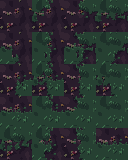
#> input picture assets/environment/ground/transitions/transition_meadow_forest_floor.png, 128 x 160 px; its folder holds 5 pictures in this run
$ python fauna.py
#> lines starting #> are read from the running program, lines starting #| are printed output that depends on the picture
### docs/art/nature_generator/nature.py
"""Gemeinsame Helfer für Flora und Fauna (Bitterbloom).

Wird von forest.py, garden.py und preview.py importiert, nicht direkt aufgerufen.

Prinzip: Jede Grafik wird auf einer Layer (Raster aus Farbschlüsseln) gemalt,
danach bekommt sie automatisch eine Aubergine-Kontur. Kronen und Büsche werden
aus Kugeln zusammengesetzt und von OBEN LINKS beleuchtet, dann auf wenige
Paletten-Töne quantisiert (harte Stufen, keine Verläufe). Wiegen im Wind
entsteht, indem Zeilen um ganze Pixel verschoben werden.
"""
import math
from pathlib import Path
from PIL import Image

ROOT = Path(__file__).resolve().parents[3]

# ---------------------------------------------------------------------------
# Farben. Alles steht in hexen_palette.gpl; die mit * sind am 08.10. neu dazu.
PAL = {
    "o": (43, 22, 51),      # Aubergine – Kontur
    "TS": (14, 10, 20),     # Tiefschwarz
    "NV": (26, 20, 46),     # Nachtviolett
    "NB": (20, 27, 58),     # Nachtblau
    "NBH": (52, 70, 120),   # Nachtblau hell
    # Laub (Eiche, Büsche, Holunder)
    "L0": (22, 34, 46),     # * Laub Schatten
    "L1": (29, 52, 54),     # * Laub dunkel
    "GD": (36, 74, 58),     # Giftgruen dunkel
    "L3": (48, 98, 74),     # * Laub mittel
    "G": (63, 125, 90),     # Giftgruen
    "GH": (98, 160, 110),   # Giftgruen hell
    # Weide (kühler, silbrig)
    "W1": (33, 57, 68),     # * Weide dunkel
    "W2": (58, 96, 98),     # * Weide mittel
    "W3": (104, 146, 136),  # * Weide hell
    "SM": (214, 232, 222),  # Silber-Mondlicht
    # Holz
    "E1": (32, 20, 30), "E2": (52, 34, 46), "E3": (78, 52, 64), "E4": (104, 72, 84),
    "LST": (150, 136, 160),  # Laken Schatten tief (Schnittfläche, Glanz)
    # Rinde je Baumart (* neu 08.10.): E1 bleibt als gemeinsamer dunkelster Ton
    "OK2": (52, 40, 44), "OK3": (76, 62, 62), "OK4": (102, 88, 82),        # Eiche: graubraun
    "WI2": (46, 50, 52), "WI3": (70, 76, 72), "WI4": (98, 104, 94),        # Weide: grünlich-grau
    "FI2": (60, 30, 34), "FI3": (88, 48, 44), "FI4": (116, 70, 58),        # Tanne: rotbraun
    "DE2": (62, 56, 70), "DE3": (92, 86, 100), "DE4": (130, 124, 136),     # toter Baum: ausgebleicht
    "EL2": (66, 56, 54), "EL3": (94, 84, 76), "EL4": (126, 116, 102),      # Holunder: hell, korkig
    "LS": (198, 184, 190),   # Laken Schatten
    "KN": (234, 223, 203),   # Knochen
    "WO": (124, 124, 104),   # Welk oliv (Bartflechte)
    # Stein
    "K1": (38, 30, 58), "K2": (56, 50, 96), "K3": (82, 78, 140), "KR2": (104, 96, 140),
    # Licht kalt
    "GEI": (120, 140, 185), "EIS": (206, 214, 244), "GK": (240, 244, 255),
    # Licht warm
    "GOLD": (217, 164, 65), "GOLDD": (156, 104, 52), "GOLDH": (244, 204, 120),
    "KL": (255, 181, 102), "LK": (255, 246, 220),
    # Magie
    "M": (194, 48, 122), "MH": (228, 88, 177), "MR": (255, 210, 236), "MG": (92, 30, 78),
    # Blüten
    "FL": (169, 155, 224), "IND": (46, 42, 107), "INDH": (74, 69, 150),
    "BOR": (110, 24, 48), "BORD": (77, 18, 48), "BORH": (150, 44, 72),
}
NEW_COLORS = {
    "Laub Schatten": "L0", "Laub dunkel": "L1", "Laub mittel": "L3",
    "Weide dunkel": "W1", "Weide mittel": "W2", "Weide hell": "W3",
    "Rinde Eiche 2-4": "OK2-4", "Rinde Weide 2-4": "WI2-4", "Rinde Tanne 2-4": "FI2-4",
    "Rinde tot 2-4": "DE2-4", "Rinde Holunder 2-4": "EL2-4",
}
BARK = {
    "oak": ["E1", "OK2", "OK3", "OK4"], "willow": ["E1", "WI2", "WI3", "WI4"],
    "fir": ["E1", "FI2", "FI3", "FI4"], "dead": ["E1", "DE2", "DE3", "DE4"],
    "elder": ["E1", "EL2", "EL3", "EL4"],
}

LIGHT = (-0.55, -0.75, 0.62)          # von oben links, leicht auf die Betrachterin zu
_ln = math.sqrt(sum(c * c for c in LIGHT))
LIGHT = tuple(c / _ln for c in LIGHT)


# ---------------------------------------------------------------------------
# [15 lines left out: functions _hash, noise, not called in this run]


class Layer:
    def __init__(self, w, h):
        self.w, self.h = w, h
        self.px = [[None] * w for _ in range(h)]

    def set(self, x, y, k):
        x, y = int(round(x)), int(round(y))
        if 0 <= x < self.w and 0 <= y < self.h:
            self.px[y][x] = k

    def get(self, x, y):
        if 0 <= x < self.w and 0 <= y < self.h:
            return self.px[y][x]
        return None

    # [22 lines left out: functions paste, copy, shift_rows, not called in this run]

    def outline(self, key="o"):
        add = []
        for y in range(self.h):
            for x in range(self.w):
                if self.px[y][x] is not None:
                    continue
                for dx, dy in ((1, 0), (-1, 0), (0, 1), (0, -1)):
                    k = self.get(x + dx, y + dy)
                    if k is not None and k != key:
                        add.append((x, y))
                        break
        for x, y in add:
            self.px[y][x] = key
        return self

    # [18 lines left out: function cleanup, not called in this run]

    def image(self):
        im = Image.new("RGBA", (self.w, self.h), (0, 0, 0, 0))
        for y in range(self.h):
            for x in range(self.w):
                k = self.px[y][x]
                if k is not None:
                    im.putpixel((x, y), PAL[k] + (255,))
        return im


# ---------------------------------------------------------------------------
# [33 lines left out: function blobs, not called in this run]


def _sphere_lum(nx, ny):
    nz = math.sqrt(max(0.0, 1 - nx * nx - ny * ny))
    return (nx * LIGHT[0] + ny * LIGHT[1] + nz * LIGHT[2] + 0.35) / 1.35


# [69 lines left out: functions foliage, limb, not called in this run]


def frames_to_sheet(frames):
    w, h = frames[0].size
    sheet = Image.new("RGBA", (w * len(frames), h), (0, 0, 0, 0))
    for i, f in enumerate(frames):
        sheet.alpha_composite(f, (i * w, 0))
    return sheet


def check(name, frames, foot=True):
    """Nur volle/leere Pixel, nur Palettenfarben, Fuß auf der untersten Zeile."""
#> called with name = 'moth', foot = False
    pal = set(PAL.values())
    ok = True
    cols = set()
    for i, f in enumerate(frames):
        for (n, c) in f.getcolors(1 << 16):
            if c[3] not in (0, 255):
                print(f"  ! {name} F{i}: halbtransparent")
                ok = False
            if c[3] == 255:
                cols.add(c[:3])
                if c[:3] not in pal:
                    print(f"  ! {name} F{i}: Fremdfarbe {c[:3]}")
                    ok = False
        if foot and f.getbbox() and f.getbbox()[3] != f.height:
            print(f"  ! {name} F{i}: steht nicht auf der untersten Zeile")
            ok = False
    w, h = frames[0].size
    print(f"  {name}: {w}x{h}, {len(frames)} Frame(s), {len(cols)} Farben {'ok' if ok else 'FEHLER'}")
    return ok


def glow_mask(frames, keys):
    """Nur die selbstleuchtenden Pixel (Farbschlüssel keys) – für eine zweite,
    unbeleuchtete Ebene in Godot (CanvasItemMaterial, light_mode = Unshaded)."""
    cols = {PAL[k] for k in keys}
    out = []
    for f in frames:
        g = Image.new("RGBA", f.size, (0, 0, 0, 0))
        src, dst = f.load(), g.load()
        for y in range(f.height):
            for x in range(f.width):
                c = src[x, y]
                if c[3] and c[:3] in cols:
                    dst[x, y] = c
        out.append(g)
    return out


def save(rel_dir, name, frames, foot=True, glow=None):
    out = ROOT / rel_dir
    out.mkdir(parents=True, exist_ok=True)
    check(name, frames, foot)
    frames_to_sheet(frames).save(out / f"{name}.png")
    if glow:
        frames_to_sheet(glow_mask(frames, glow)).save(out / f"{name}_glow.png")
        print(f"    + {name}_glow.png")
    return frames


SWAY = [0, 1, 0, -1]     # Phase je Frame beim Wiegen (Loop, 4 Frames)

# Wiegen mit 8 Frames: Die Wipfel schwingen vor, die Mitte folgt einen Frame
# später, unten bleibt alles ruhig. Ganze Laubbüschel bewegen sich, deshalb
# reißen keine Zeilen auf.
SWAY8_TOP = [0, 1, 1, 1, 0, -1, -1, -1]
SWAY8_MID = [-1, 0, 1, 1, 1, 0, -1, -1]


# [10 lines left out: function crown_sway, not called in this run]

### docs/art/nature_generator/compare.py
"""Vergleichs-Mockup: jetziges Gras vs. Vorschlag (Erde/Waldboden + Grasinseln + Wildgras).

Aufruf (aus dem Projektordner):
    python docs/art/ground_generator/calm.py assets/environment/ground
    python docs/art/nature_generator/compare.py assets/environment/ground

Gleiche Objekte, gleiche Positionen – nur der Boden und das Gras ändern sich.
Ausgabe: docs/art/vorschau/vergleich_garten_2x.png, vergleich_wald_2x.png,
         vorschlag_nacht_2x.png, vorschlag_garten_2x.gif
"""
import math
import sys
from pathlib import Path
from PIL import Image, ImageDraw, ImageFont
import preview as P
from nature import ROOT, _hash

FONT = ImageFont.truetype(str(ROOT / "assets/ui/fonts/m5x7.ttf"), 32)
for n in ("wild_grass_1", "wild_grass_2", "wild_grass_3"):
    P.FRAME_W[n] = 32
    P.FPS[n] = 4


def tile(path):
    return Image.open(path).convert("RGBA")


def atlas_tile(atlas, idx):
    r, c = divmod(idx, 4)
    return atlas.crop((c * 32, r * 32, c * 32 + 32, r * 32 + 32))


def build_ground(G, W, H, base, grass_c, path_c=None, base_set=None, path_set=None):
    """Boden aus Eck-Rastern. grass_c/path_c[y][x] = True, wenn die Ecke Gras/Weg ist.
    Eine Kachel nutzt immer nur EIN Übergangsset (zwei Materialien pro Ecke)."""
    img = Image.new("RGBA", (W * 32, H * 32))
    g_atlas = tile(G / "transitions" / base_set)
    p_atlas = tile(G / "transitions" / path_set) if path_set else None
    for ty in range(H):
        for tx in range(W):
            cs = [(tx, ty), (tx + 1, ty), (tx, ty + 1), (tx + 1, ty + 1)]
            if path_c and any(path_c[y][x] for x, y in cs):
                bits = [not path_c[y][x] for x, y in cs]       # oberes Material = Waldboden
                idx = bits[0] * 1 + bits[1] * 2 + bits[2] * 4 + bits[3] * 8
                im = atlas_tile(p_atlas, idx)
            elif any(grass_c[y][x] for x, y in cs):
                bits = [grass_c[y][x] for x, y in cs]
                idx = bits[0] * 1 + bits[1] * 2 + bits[2] * 4 + bits[3] * 8
                if idx == 15:
                    im = tile(G / f"ground_meadow_{1 + (tx * 7 + ty * 3) % 3}.png")
                else:
                    im = atlas_tile(g_atlas, idx)
            else:
                v = (tx * 7 + ty * 3) % 11
                k = 4 if v == 0 else (5 if v == 5 else 1 + (tx * 5 + ty * 2) % 3)
                im = tile(G / f"ground_{base}_{k}.png")
            img.alpha_composite(im, (tx * 32, ty * 32))
    return img


def blob_corners(W, H, blobs):
    """Grasinseln als Ellipsen auf dem Eckraster: (cx, cy, rx, ry) in Kachel-Einheiten."""
    c = [[False] * (W + 1) for _ in range(H + 1)]
    for y in range(H + 1):
        for x in range(W + 1):
            for cx, cy, rx, ry in blobs:
                wob = 0.25 * math.sin(x * 1.7 + y * 0.9)
                if ((x - cx) / rx) ** 2 + ((y - cy) / ry) ** 2 <= 1 + wob:
                    c[y][x] = True
    return c


# ---------------------------------------------------------------------------
# [84 lines left out: functions garden_B, forest_B, label, stack, main, not called in this run]


# [2 lines that do not run on import are left out]

### docs/art/nature_generator/fauna.py
"""Ambient-Fauna (Bitterbloom): Motte, Fledermaus, Eule, Kröte.

Aufruf (aus dem Projektordner):
    python docs/art/nature_generator/fauna.py

Die Tiere sind so klein, dass jedes Pixel zählt; deshalb sind sie hier als
Zeichenraster von Hand gesetzt statt prozedural erzeugt. Zeichen -> Farbschlüssel
steht je Tier in der cmap. '.' = durchsichtig.
Ausgabe: assets/environment/fauna/  (Animationsfolgen siehe ASSETS.md)
"""
from nature import Layer, save, ROOT
from PIL import Image

FAUNA = "assets/environment/fauna"


def draw(rows, cmap, w, h, ox=0, oy=0, layer=None):
    t = layer or Layer(w, h)
    for y, row in enumerate(rows):
        for x, ch in enumerate(row):
            if ch != ".":
                t.set(ox + x, oy + y, cmap[ch])
    return t


# ---------------------------------------------------------------------------
# Motte 8x8, 4 Frames Flügelschlag (Loop, ca. 12 FPS). Ohne Kontur, wie die
# Glühwürmchen: so klein, dass eine Kontur sie nur dunkel macht.
MOTH = [
    ["w.....v", "ww...vv", "wwwbvvv", ".wwbvv.", "..wbv..", "...b..."],       # offen
    [".w...v.", ".ww.vv.", "..wbv..", "..wbv..", "...b...", "......."],       # halb
    ["...w...", "..wbv..", "..wbv..", "...b...", ".......", "......."],       # zu
    [".w...v.", ".ww.vv.", "..wbv..", "..wbv..", "...b...", "......."],       # halb
]


def moth(light="LS", shade="LST"):
    cmap = {"w": light, "v": shade, "b": "E2"}
    return [draw(r, cmap, 8, 8, 0, 1).image() for r in MOTH]


# ---------------------------------------------------------------------------
# Fledermaus 16x12, 4 Frames Flügelschlag (Loop, ca. 10 FPS), Vorderansicht.
BAT = [
    [  # Flügel oben
        "#..............#",
        "##............##",
        ".##...a..a...##.",
        ".###..aaaa..###.",
        "..####aeea####..",
        "...###BBBB###...",
        "......BBBB......",
        ".......BB.......",
    ],
    [  # Mitte
        "................",
        "................",
        "......a..a......",
        "#.....aaaa.....#",
        "##...#aeea#...##",
        ".#####BBBB#####.",
        "......BBBB......",
        ".......BB.......",
    ],
    [  # Flügel unten
        "................",
        "................",
        "......a..a......",
        "......aaaa......",
        "..####aeea####..",
        ".#####BBBB#####.",
        "##..##BBBB##..##",
        "#......BB......#",
    ],
    [  # Mitte
        "................",
        "................",
        "......a..a......",
        "#.....aaaa.....#",
        "##...#aeea#...##",
        ".#####BBBB#####.",
        "......BBBB......",
        ".......BB.......",
    ],
]


def bat():
    """Mit feiner Mondlicht-Kante oben auf den Flügeln, damit die Silhouette
    nachts lesbar bleibt (sonst verschwindet sie komplett im Dunkeln)."""
    cmap = {"#": "NV", "a": "E2", "e": "GOLD", "B": "E1"}
    frames = []
    for r in BAT:
        t = draw(r, cmap, 16, 12, 0, 2)
        rim = [(x, y) for y in range(12) for x in range(16)
               if t.get(x, y) == "NV" and t.get(x, y - 1) is None]
        for i, (x, y) in enumerate(rim):
            if i % 2 == 0:
                t.set(x, y, "NBH")                           # nur jede zweite: dezent
        t.set(6, 3, "E3") if t.get(6, 3) else None             # Ohrspitzen
        frames.append(t.outline().image())
    return frames


# ---------------------------------------------------------------------------
# Eule 16x18 sitzend; Fußpunkt = Krallen unten Mitte (auf den Ast setzen).
# Frames: 0 ruhig, 1 Blinzeln, 2 Kopf nach links, 3 Kopf nach rechts.
OWL_BODY = [
    ".wwbbcbbbbcbbww.",
    "wWbbcbbbbbbcbwww",
    "wWbcbbcbbcbbcbww",
    "wWbbbcbbbbcbbbww",
    ".WbcbbbbbbbbcbW.",
    ".wWbbbcbbcbbbww.",
    "..wWWbbbbbbwww..",
    "...wwwwwwwwww...",
    "....g.gg.gg.g...",
]


def owl_head(shift=0, closed=False):
    eye = ["FF", "FF"] if closed else ["YP", "YY"]
    if closed:
        e1, e2 = "hhhh", "FFFF"
    rows = [
        "..t........t..",
        "..tt......tt..",
        "..hhhhhhhhhh..",
        ".hhFFFhhFFFhh.",
    ]
    if closed:
        rows += [".hFhhhFFhhhFh.", ".hFFFFFFFFFFh."]
    else:
        rows += [".hFYYPFFYYPFh.", ".hFYYYFFYYYFh."]
    rows += [".hhFFFkkFFFhh.", "..hhhhhkhhhh.."]
    if shift:
        out = []
        for r in rows:
            core = r[1:-1]
            core = core[1:] + "." if shift < 0 else "." + core[:-1]
            out.append(r[0] + core + r[-1])
        rows = out
    return rows


def owl():
    cmap = {"t": "E3", "h": "E3", "F": "LS", "Y": "GOLDH", "P": "TS", "k": "GOLDD",
            "w": "E2", "W": "E3", "b": "E4", "c": "LST", "g": "GOLDD"}
    frames = []
    for shift, closed in ((0, False), (0, True), (-1, False), (1, False)):
        t = Layer(16, 18)
        draw(OWL_BODY, cmap, 16, 18, 0, 9, t)
        draw(owl_head(shift, closed), cmap, 16, 18, 1, 0, t)
        frames.append(t.outline().image())
#> after the loop, frames = 4 items
    # Frame 4: Gefieder aufplustern (Körper 1 px breiter, Kopf 1 px tiefer)
    t = Layer(16, 18)
    puffed = ["w" + r[1:-1].replace(".", "w", 1)[::-1].replace(".", "w", 1)[::-1] + "w" for r in OWL_BODY[:-1]]
#> puffed = ['wwwbbcbbbbcbbwww', 'wWbbcbbbbbbcbwww', 'wWbcbbcbbcbbcbww', 'wWbbbcbbbbcbbbww', 'wWbcbbbbbbbbcbWw', 'wwWbbbcbbcbbbwww', 'wwwWWbbbbbbwwwww', 'ww.wwwwwwwwww.ww']
    draw(puffed + [OWL_BODY[-1]], cmap, 16, 18, 0, 9, t)
    draw(owl_head(0, True), cmap, 16, 18, 1, 1, t)
    frames.append(t.outline().image())
#> after the loop in image (call 17), `for y in range(self.h):`:
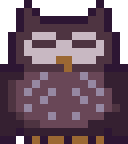
#> im: PIL image 16x18 RGBA (shown 8 times larger); mean R, G, B, A 79.9, 59.2, 70, 218.7; transparent parts drawn white
#|   owl: 16x18, 5 Frame(s), 9 Farben ok
#> the loop in frames_to_sheet (call 4), `for i, f in enumerate(frames):` made 5 passes
#> after the loop in frames_to_sheet (call 4), `for i, f in enumerate(frames):`:
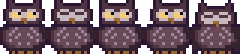
#> sheet: PIL image 80x18 RGBA (shown 3 times larger); mean R, G, B, A 80.6, 59.7, 69, 215.9; transparent parts drawn white
#> in glow_mask, `cols = {PAL[k] for k in keys}`: cols = 1 item
#> the loop in glow_mask, `for f in frames:` made 5 passes
#> after the loop in glow_mask, `for f in frames:`: out = 5 items
    return frames


def owl_fly():
    """Abflug/Flug 32x20, 4 Frames (8 FPS): 0 Absprung (Flügel waagerecht),
    dann 1 oben - 2 Mitte - 3 unten im Loop. Flügel als breite Flächen mit
    gespreizten Schwungfedern an der Spitze."""
    import math
    cmap = {"t": "E3", "h": "E3", "F": "LS", "Y": "GOLDH", "P": "TS", "k": "GOLDD",
            "w": "E2", "b": "E4", "c": "LST", "g": "GOLDD"}
    body = ["..t......t..", "..hhhhhhhh..", ".hFYPFFYPFh.", ".hFYYkkYYFh.", ".hhhhkkhhhh.",
            ".wbbcbbcbbw.", ".wbcbbbbcbw.", "..wbbbbbbw..", "...wwwwww...", "...g.gg.g..."]
    frames = []
    for ang in (8, 48, 10, -34):
        t = Layer(32, 20)
        for side in (-1, 1):
            a = math.radians(ang)
            dx, dy = side * math.cos(a), -math.sin(a)
            nx, ny = -dy * side, dx * side                    # Normale, zeigt nach unten/hinten
            if ny < 0:
                nx, ny = -nx, -ny
            sx, sy = 16 + side * 4, 10
            for k in range(15):
                cx, cy = sx + dx * k, sy + dy * k
                w = 5.2 * (1 - k / 19) + 1.0                  # breite Flügelfläche
                feather = k >= 10
                for o in range(0, int(w * 3) + 1):
                    off = o / 3
                    if feather and int(off) % 2 == 1 and off > 0.9:
                        continue                              # Lücken zwischen den Schwungfedern
                    px, py = cx + nx * off, cy + ny * off
                    t.set(px, py, "E3" if off < 1 else ("E2" if off < w - 0.6 else "E1"))
        draw(body, cmap, 32, 20, 10, 9, t)
        frames.append(t.outline().image())
#> after the loop, frames = 4 items
#|   owl_fly: 32x20, 4 Frame(s), 10 Farben ok
#> the loop in frames_to_sheet (call 6), `for i, f in enumerate(frames):` made 4 passes
#> after the loop in frames_to_sheet (call 6), `for i, f in enumerate(frames):`:
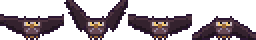
#> sheet: PIL image 128x20 RGBA (shown 2 times larger); mean R, G, B, A 28.7, 19.4, 24.6, 107.7; transparent parts drawn white
#> the loop in glow_mask (call 2), `for f in frames:` made 4 passes
    return frames


# ---------------------------------------------------------------------------
# Kröte 16x16; Fußpunkt unten Mitte. Ein kleiner Schatten bleibt beim Hüpfen
# am Boden. Frames: 0 sitzen, 1 atmen, 2 quaken (Kehlblase), 3 ducken,
# 4 Absprung, 5 Luft hoch, 6 Luft sinkend, 7 Landung.
TOAD_SIT = [
    "...oo....oo...",
    "..oYPo..oYPo..",
    "..oooommoooo..",
    ".mHHmmmmmmmmm.",
    "mHwHmmmmmwmmmd",
    "mmmmmwmmmmmmdd",
    ".mmMbbbbbbMmd.",
    "ffmmbbbbbbmmff",
    "ff.mmmmmmmm.ff",
]
TOAD_BREATHE = TOAD_SIT[:6] + [
    ".mmMbbbbbbMmd.",
    "ffmbbbbbbbbmff",
    "ff.mmbbbbmm.ff",
]
TOAD_CROAK = TOAD_SIT[:6] + [
    ".mmMLLLLLLMmd.",
    "ffmLLLLLLLLmff",
    "ff.LLLLLLLL.ff",
    "....LLLLLL....",
]
TOAD_CROUCH = [
    "...oo....oo...",
    "..oYPo..oYPo..",
    ".moooommoooom.",
    "mHwHmmmmmwmmmd",
    "mmmmmwmmmmmmdd",
    ".mmMbbbbbbMmd.",
    "fffmmmmmmmmfff",
]
TOAD_TAKEOFF = [                 # Absprung: gestreckt, Hinterbeine noch am Boden
    "...oo....oo...",
    "..oYPo..oYPo..",
    "..oooommoooo..",
    ".mHHmmmmmmmmm.",
    "mHwHmmmmmwmmmd",
    "mmmmmwmmmmmmdd",
    ".mmMbbbbbbMmd.",
    "..mmmmmmmmmm..",
    ".ff........ff.",
    "ff..........ff",
]
TOAD_LAND = [                    # Landung: breit gestaucht
    "...oo....oo...",
    ".moYPo..oYPom.",
    "mmoooommoooomm",
    "mHwHmmmmmwmmmd",
    ".mmMbbbbbbMmd.",
    "fffmmmmmmmmfff",
]
TOAD_AIR = [
    "...oo....oo...",
    "..oYPo..oYPo..",
    "..oooommoooo..",
    ".mHHmmmmmmmmm.",
    "mHwHmmmmmwmmmd",
    ".mmMbbbbbbMmd.",
    "..ffmmmmmmff..",
    ".ff........ff.",
]


def toad():
    cmap = {"o": "GD", "Y": "GOLD", "P": "TS", "m": "GD", "H": "L3", "w": "WO", "d": "L1",
            "M": "L0", "b": "WO", "f": "L1", "L": "LS"}
    shadow = ["..ssssssssss..", ".ssssssssssss."]
    specs = [(TOAD_SIT, 6, False), (TOAD_BREATHE, 6, False), (TOAD_CROAK, 5, False),
             (TOAD_CROUCH, 8, False), (TOAD_TAKEOFF, 5, False), (TOAD_AIR, 1, True),
             (TOAD_AIR, 4, True), (TOAD_LAND, 9, False)]
    frames = []
    for rows, oy, airborne in specs:
        t = Layer(16, 16)
        draw(rows, cmap, 16, 16, 1, oy, t)
        t.outline()
        if airborne:                               # Schatten bleibt am Boden
            draw(shadow, {"s": "NV"}, 16, 16, 1, 14, t)
        frames.append(t.image())
#> after the loop, frames = 8 items
    return frames


def main():
    save(FAUNA, "moth", moth(), foot=False)
    save(FAUNA, "moth_dark", moth("LST", "E4"), foot=False)
    save(FAUNA, "bat", bat(), foot=False)
    save(FAUNA, "owl", owl(), glow=("GOLDH",))
    save(FAUNA, "owl_fly", owl_fly(), foot=False, glow=("GOLDH",))
    save(FAUNA, "toad", toad())
#|   toad: 16x16, 8 Frame(s), 10 Farben ok


# ---------------------------------------------------------------------------
def preview():
    """Kleine Nachtszene (320x180, 3x) mit allen Tieren: Eule auf dem toten Baum,
    Motten am Glutpilz, Kröte im Gras, Fledermaus fliegt durch."""
    import math
    import preview as P
    import compare as C
    G = ROOT / "assets/environment/ground"
    W, H = 10, 6
    grass = C.blob_corners(W, H, [(2.5, 4.5, 2.6, 1.6)])
    ground = C.build_ground(G, W, H, "forest_floor", grass,
                            base_set="transition_meadow_forest_floor.png").crop((0, 0, 320, 180))
#> (the rest of the program and of its run is left out)
